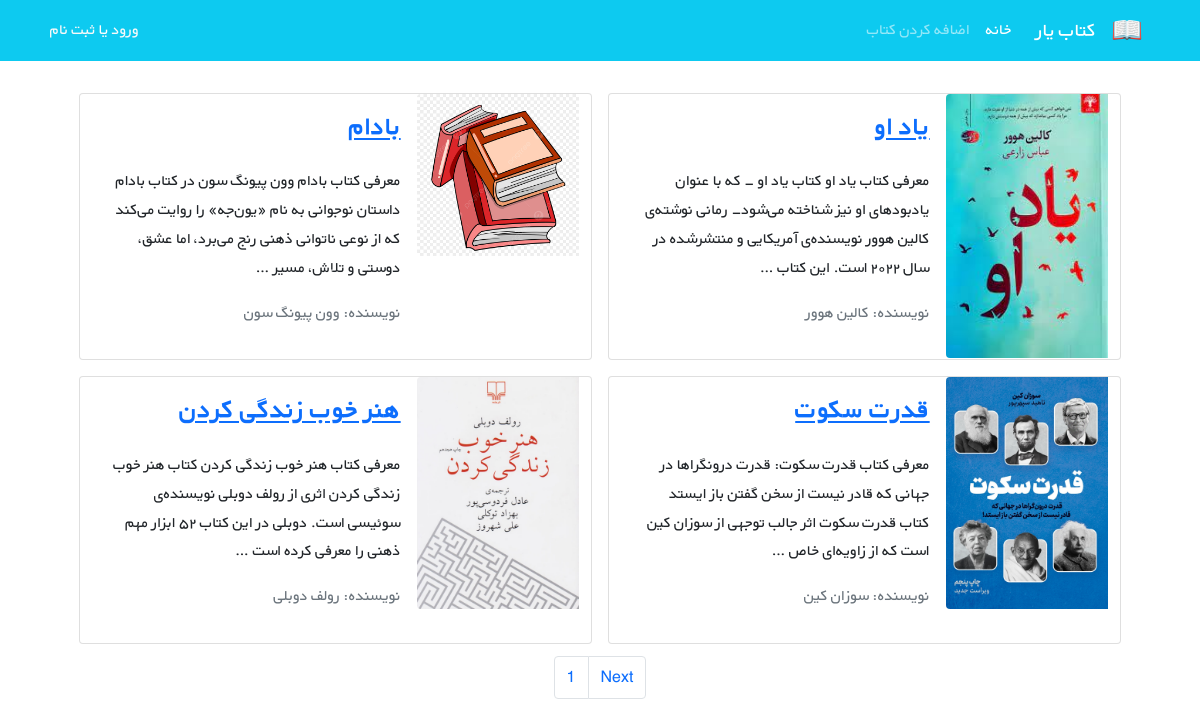
The page /books/ on the database its author committed.
### books/models.py (models this page shows, shortened)
class Book(models.Model):
    user = models.ForeignKey(get_user_model(), on_delete=models.CASCADE)
    title = models.CharField(max_length=200)
    author = models.CharField(max_length=200)
    description = models.TextField()
    price = models.DecimalField(max_digits=5, decimal_places=2)
    cover = models.ImageField(upload_to='covers/', blank=True)
    datetime_created = models.DateTimeField(auto_now_add=True)
    datetime_modified = models.DateTimeField(auto_now=True)
    def get_absolute_url(self):
        return reverse('book_detail', kwargs={'pk': self.pk})

### books/views.py (the view)
# urls.py: path('', views.BookListView.as_view(), name='book_list'),
class BookListView(generic.ListView):
    queryset = Book.objects.all().order_by('-datetime_created')
    template_name = 'books/book_list.html'
    paginate_by = 4
    context_object_name = 'books'

### books/templates/books/book_list.html (shortened to what this page needs)
{% extends "_base.html" %}
{% load static %}
{% block content %}
    <div class="container mt-4">
        <div class="row flex-row-reverse justify-content-md-center">
            {% for book in books %}
                <div class="card m-2" style="max-width: 45%">
                    <div class="row g-0 h-100" dir="rtl">
                        <div class="col-md-4">
                            {% if book.cover %}
                                <img src="{{ book.cover.url }}"
                                     class="img-fluid rounded-start" alt="...">
                            {% else %}
                                <img class="img-fluid rounded-start"
                                     src="{{ MEDIA_URL }}/media/covers/cartoon-red-book-.jpg" alt="">
                            {% endif %}
                        </div>
                        <div class="col-md-8 h-100">
                            <div class="d-flex flex-column justify-content-between h-100">
                                <div class="card-body">
                                    <a href="{{ book.get_absolute_url }}"><h3 class="card-title">
                                        <strong>{{ book.title }}</strong></h3></a>
                                    <p class="card-text pt-3">{{ book.description|truncatewords:30 }}</p>
                                    <p class="text-muted">نویسنده: {{ book.author }}</p>
                                </div>
                            </div>
                        </div>
                    </div>
                </div>
            {% endfor %}
        </div>
    </div>
    <nav aria-label="Page navigation example">
        <ul class="pagination justify-content-center mt-1">
            <li class="page-item"><a class="page-link" href="#">{{ page_obj.number }}</a></li>
            {% if page_obj.has_next %}
                <li class="page-item"><a class="page-link" href="?page={{ page_obj.next_page_number }}">Next</a></li>
            {% endif %}
        </ul>
    </nav>
{% endblock %}

### templates/_base.html (shortened to what this page needs)
{% load static %}
<!doctype html>
<html lang="en">
<head>
    <link href="https://cdn.jsdelivr.net/npm/bootstrap@5.1.3/dist/css/bootstrap.min.css" rel="stylesheet"
>
    <link rel="stylesheet" href="{% static 'css/style.css' %}">
</head>
<body>
<nav class="navbar navbar-expand-lg navbar-dark bg-info" dir="rtl">
    <div class="container">
        <a href="{% url 'home' %}" class="navbar-brand">
            <img src="{% static 'icons/book.png' %}" alt="" height="30"
                 class="d-inline-block align-text-top">
        </a>
        <a class="navbar-brand mx-3" href="{% url 'home' %}">کتاب یار</a>
        <div class="collapse navbar-collapse" id="navbarNavAltMarkup">
            <div class="navbar-nav">
                <a class="nav-link active" aria-current="page" href="{% url 'book_list' %}">خانه</a>
                <a class="nav-link" href="{% url 'book_create' %}">اضافه کردن کتاب</a>
            </div>
        </div>
        <div class="mx-2 text-white">
            {% if user.is_authenticated %}
                خوش آمدی {{ user.username }} |
                <form action="{% url 'logout' %}" method="post" style="display: inline;">
                    {% csrf_token %}
                    <button type="submit" class="btn btn-link link-light text-decoration-none p-0 m-0"
                            style="display: inline; border: none; background: none;">خروج
                    </button>
                </form>
            {% else %}
                <a class="link-light text-decoration-none" href="{% url 'login' %}">ورود</a>
                <span> یا </span>
                <a class="link-light text-decoration-none" href="{% url 'signup' %}">ثبت نام</a>
            {% endif %}
        </div>
    </div>
</nav>
{% block content %}
{% endblock %}
</body>
</html>

### static/css/style.css (style rules this page uses)
* { font-family: 'BYekan', sans-serif; line-height: 1.8rem; }

### rows shown on the page
Book: cover (picture), title "یاد او", description "معرفی کتاب یاد او کتاب یاد او - که با عنوان یادبودهای او نیز شناخته می‌شود- رمانی نوشته‌ی کالین هوور نویسنده‌ی آمریکایی و منتشرشده در سال ۲۰۲۲ است. این کتاب …", author "کالین هوور"
Book: title "بادام", description "معرفی کتاب بادام وون پیونگ سون در کتاب بادام داستان نوجوانی به نام «یون‌جه» را روایت می‌کند که از نوعی ناتوانی ذهنی رنج می‌برد، اما عشق، دوستی و تلاش، مسیر …", author "وون پیونگ سون"
Book: cover (picture), title "قدرت سکوت", description "معرفی کتاب قدرت سکوت: قدرت درونگراها در جهانی که قادر نیست از سخن گفتن باز ایستد کتاب قدرت سکوت اثر جالب توجهی از سوزان کین است که از زاویه‌ای خاص …", author "سوزان کین"
Book: cover (picture), title "هنر خوب زندگی کردن", description "معرفی کتاب هنر خوب زندگی کردن کتاب هنر خوب زندگی کردن اثری از رولف دوبلی نویسنده‌ی سوئیسی است. دوبلی در این کتاب ۵۲ ابزار مهم ذهنی را معرفی کرده است …", author "رولف دوبلی"

### other values the page prints
{{ page_obj.number }} "1"
